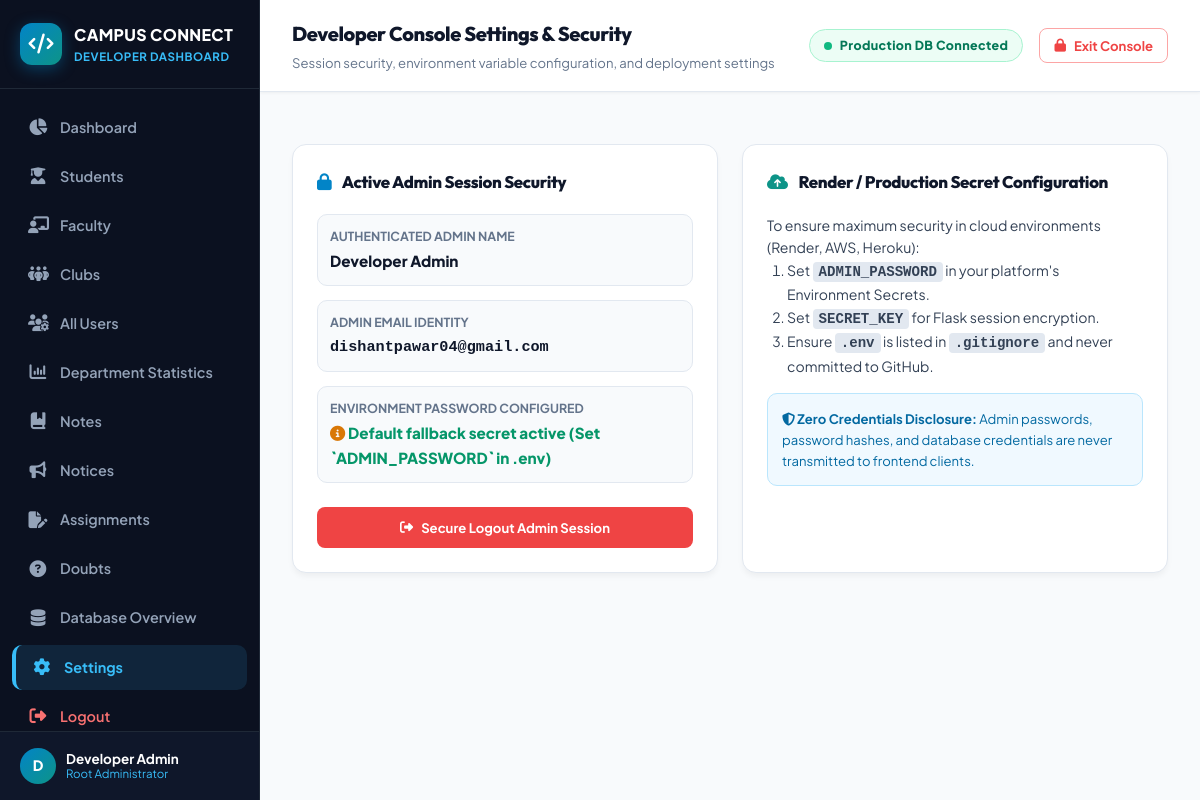
The app's page /admin/settings (signed in) with its own data.
### models.py (models this page shows, shortened)
class User(db.Model):
    __tablename__ = 'users'
    id = db.Column(db.Integer, primary_key=True)
    email = db.Column(db.String(120), nullable=False, unique=True)
    password_hash = db.Column(db.String(255), nullable=False)
    full_name = db.Column(db.String(100), nullable=False)
    role = db.Column(db.String(20), nullable=False) # 'student', 'faculty', 'club'
    is_active = db.Column(db.Boolean, default=True, nullable=False)
    created_at = db.Column(db.DateTime, default=datetime.utcnow)
    updated_at = db.Column(db.DateTime, default=datetime.utcnow, onupdate=datetime.utcnow)
    student_profile = db.relationship('Student', backref='user', uselist=False, cascade="all, delete-orphan")
    faculty_profile = db.relationship('Faculty', backref='user', uselist=False, cascade="all, delete-orphan")
    club_profile = db.relationship('Club', backref='user', uselist=False, cascade="all, delete-orphan")
    notes_uploaded = db.relationship('Note', backref='uploader', lazy=True)

### routes/admin.py (the view)
@admin_bp.route('/settings')
@admin_required
def settings():
    session_info = {
        'admin_logged_in': session.get('admin_logged_in'),
        'admin_email': session.get('admin_email', 'admin@rcpit.ac.in'),
        'user_name': session.get('user_name', 'Developer Admin'),
        'role': session.get('role', 'admin'),
        'has_env_password': 'ADMIN_PASSWORD' in os.environ,
        'session_permanent': True
    }
    return render_template('admin/settings.html', session_info=session_info)

### routes/admin.py (called while the page is built)
def admin_required(f):
    @wraps(f)
    def decorated_function(*args, **kwargs):
        if not session.get('admin_logged_in') or session.get('role') != 'admin':
            flash('Admin access required. Please authenticate as Developer Admin.', 'danger')
            return redirect(url_for('admin.login'))
        user_id = session.get('user_id')
        if user_id:
            user = db.session.get(User, user_id)
            if user and user.role != 'admin':
                session.clear()
                flash('Unauthorized access: Developer Admin privileges required.', 'danger')
                return redirect(url_for('admin.login'))
        return f(*args, **kwargs)
    return decorated_function

### routes/auth.py (called while the page is built)
@auth_bp.before_app_request
def load_logged_in_user():
    user_id = session.get('user_id')
    if user_id is None:
        g.user = None
    else:
        g.user = db.session.get(User, user_id)

### templates/admin/settings.html (shortened to what this page needs)
{% extends "admin/base.html" %}
{% block page_heading %}Developer Console Settings & Security{% endblock %}
{% block page_subheading %}Session security, environment variable configuration, and deployment settings{% endblock %}
{% block content %}
<div style="display: grid; grid-template-columns: 1fr 1fr; gap: 24px;">
    <div class="admin-card">
        <h3 style="font-size: 1.05rem; font-weight: 800; color: #0f172a; margin: 0 0 18px 0;">
            <i class="fa-solid fa-lock" style="color: #0284c7; margin-right: 8px;"></i> Active Admin Session Security
        </h3>
        <div style="display: flex; flex-direction: column; gap: 14px;">
            <div style="padding: 12px; background: #f8fafc; border: 1px solid #e2e8f0; border-radius: 10px;">
                <div style="font-size: 0.78rem; font-weight: 700; color: #64748b; text-transform: uppercase;">Authenticated Admin Name</div>
                <div style="font-size: 0.95rem; font-weight: 800; color: #0f172a; margin-top: 2px;">{{ session_info.user_name }}</div>
            </div>
            <div style="padding: 12px; background: #f8fafc; border: 1px solid #e2e8f0; border-radius: 10px;">
                <div style="font-size: 0.78rem; font-weight: 700; color: #64748b; text-transform: uppercase;">Admin Email Identity</div>
                <div style="font-size: 0.95rem; font-weight: 800; color: #0f172a; margin-top: 2px; font-family: monospace;">{{ session_info.admin_email }}</div>
            </div>
            <div style="padding: 12px; background: #f8fafc; border: 1px solid #e2e8f0; border-radius: 10px;">
                <div style="font-size: 0.78rem; font-weight: 700; color: #64748b; text-transform: uppercase;">Environment Password Configured</div>
                <div style="font-size: 0.95rem; font-weight: 800; color: #059669; margin-top: 2px;">
                    {% if session_info.has_env_password %}
                        <i class="fa-solid fa-check-circle"></i> `ADMIN_PASSWORD` defined in Environment
                    {% else %}
                        <i class="fa-solid fa-info-circle" style="color: #d97706;"></i> Default fallback secret active (Set `ADMIN_PASSWORD` in .env)
                    {% endif %}
                </div>
            </div>
            <div style="margin-top: 10px;">
                <a href="{{ url_for('admin.logout') }}" class="btn btn-sm" style="background: #ef4444; color: white; border: none; font-weight: 700; width: 100%; text-align: center; padding: 10px;">
                    <i class="fa-solid fa-right-from-bracket"></i> Secure Logout Admin Session
                </a>
            </div>
        </div>
    </div>
    <div class="admin-card">
        <h3 style="font-size: 1.05rem; font-weight: 800; color: #0f172a; margin: 0 0 18px 0;">
            <i class="fa-solid fa-cloud-arrow-up" style="color: #0d9488; margin-right: 8px;"></i> Render / Production Secret Configuration
        </h3>
        <div style="font-size: 0.88rem; color: #334155; line-height: 1.6;">
            <p style="margin-top: 0;">To ensure maximum security in cloud environments (Render, AWS, Heroku):</p>
            <ol style="padding-left: 20px; margin-bottom: 16px;">
                <li>Set <code style="background: #e2e8f0; padding: 2px 6px; border-radius: 4px; font-weight: 700;">ADMIN_PASSWORD</code> in your platform's Environment Secrets.</li>
                <li>Set <code style="background: #e2e8f0; padding: 2px 6px; border-radius: 4px; font-weight: 700;">SECRET_KEY</code> for Flask session encryption.</li>
                <li>Ensure <code style="background: #e2e8f0; padding: 2px 6px; border-radius: 4px; font-weight: 700;">.env</code> is listed in <code style="background: #e2e8f0; padding: 2px 6px; border-radius: 4px; font-weight: 700;">.gitignore</code> and never committed to GitHub.</li>
            </ol>
            <div style="background: #f0f9ff; border: 1px solid #bae6fd; padding: 14px; border-radius: 10px; font-size: 0.82rem; color: #0369a1;">
                <i class="fa-solid fa-shield-halved"></i> <strong>Zero Credentials Disclosure:</strong> Admin passwords, password hashes, and database credentials are never transmitted to frontend clients.
            </div>
        </div>
    </div>
</div>
{% endblock %}

### templates/admin/base.html (shortened to what this page needs)
<!DOCTYPE html>
<html lang="en">
<head>
    <link rel="stylesheet" href="https://cdnjs.cloudflare.com/ajax/libs/font-awesome/6.4.0/css/all.min.css">
    <link rel="stylesheet" href="{{ url_for('static', filename='css/style.css') }}">
</head>
<body>
    {% if session.get('admin_logged_in') %}
    <div class="admin-layout">
        <aside class="admin-sidebar">
            <div class="admin-sidebar-header">
                <div class="admin-brand-icon">
                    <i class="fa-solid fa-code"></i>
                </div>
                <div>
                    <div style="font-size: 1rem; font-weight: 800; color: white; letter-spacing: 0.02em;">CAMPUS CONNECT</div>
                    <div style="font-size: 0.72rem; color: #38bdf8; font-weight: 700; text-transform: uppercase; letter-spacing: 0.05em;">Developer Dashboard</div>
                </div>
            </div>
            <nav class="admin-sidebar-nav">
                <a href="{{ url_for('admin.dashboard') }}" class="admin-nav-item {% if request.endpoint == 'admin.dashboard' %}active{% endif %}">
                    <i class="fa-solid fa-chart-pie"></i>
                    <span>Dashboard</span>
                </a>
                <a href="{{ url_for('admin.students') }}" class="admin-nav-item {% if request.endpoint == 'admin.students' %}active{% endif %}">
                    <i class="fa-solid fa-user-graduate"></i>
                    <span>Students</span>
                </a>
                <a href="{{ url_for('admin.faculty') }}" class="admin-nav-item {% if request.endpoint == 'admin.faculty' %}active{% endif %}">
                    <i class="fa-solid fa-chalkboard-user"></i>
                    <span>Faculty</span>
                </a>
                <a href="{{ url_for('admin.clubs') }}" class="admin-nav-item {% if request.endpoint == 'admin.clubs' %}active{% endif %}">
                    <i class="fa-solid fa-people-group"></i>
                    <span>Clubs</span>
                </a>
                <a href="{{ url_for('admin.users') }}" class="admin-nav-item {% if request.endpoint == 'admin.users' %}active{% endif %}">
                    <i class="fa-solid fa-users-gear"></i>
                    <span>All Users</span>
                </a>
                <a href="{{ url_for('admin.departments') }}" class="admin-nav-item {% if request.endpoint in ['admin.departments', 'admin.department_statistics'] %}active{% endif %}">
                    <i class="fa-solid fa-chart-column"></i>
                    <span>Department Statistics</span>
                </a>
                <a href="{{ url_for('admin.notes') }}" class="admin-nav-item {% if request.endpoint == 'admin.notes' %}active{% endif %}">
                    <i class="fa-solid fa-book-bookmark"></i>
                    <span>Notes</span>
                </a>
                <a href="{{ url_for('admin.notices') }}" class="admin-nav-item {% if request.endpoint == 'admin.notices' %}active{% endif %}">
                    <i class="fa-solid fa-bullhorn"></i>
                    <span>Notices</span>
                </a>
                <a href="{{ url_for('admin.assignments') }}" class="admin-nav-item {% if request.endpoint == 'admin.assignments' %}active{% endif %}">
                    <i class="fa-solid fa-file-pen"></i>
                    <span>Assignments</span>
                </a>
                <a href="{{ url_for('admin.doubts') }}" class="admin-nav-item {% if request.endpoint == 'admin.doubts' %}active{% endif %}">
                    <i class="fa-solid fa-circle-question"></i>
                    <span>Doubts</span>
                </a>
                <a href="{{ url_for('admin.database_overview') }}" class="admin-nav-item {% if request.endpoint in ['admin.database_overview', 'admin.system'] %}active{% endif %}">
                    <i class="fa-solid fa-database"></i>
                    <span>Database Overview</span>
                </a>
                <a href="{{ url_for('admin.settings') }}" class="admin-nav-item {% if request.endpoint == 'admin.settings' %}active{% endif %}">
                    <i class="fa-solid fa-gear"></i>
                    <span>Settings</span>
                </a>
                <a href="{{ url_for('admin.logout') }}" class="admin-nav-item" style="color: #f87171; margin-top: auto;">
                    <i class="fa-solid fa-right-from-bracket"></i>
                    <span>Logout</span>
                </a>
            </nav>
            <div class="admin-user-card">
                <div style="display: flex; align-items: center; gap: 10px;">
                    <div style="width: 36px; height: 36px; background: linear-gradient(135deg, #0284c7, #0d9488); color: white; border-radius: 50%; display: flex; align-items: center; justify-content: center; font-weight: 800; font-size: 0.9rem;">
                        {{ session.get('user_name', 'A')[0] | upper }}
                    </div>
                    <div style="line-height: 1.2;">
                        <div style="font-size: 0.84rem; font-weight: 700; color: white;">{{ session.get('user_name', 'Developer Admin') }}</div>
                        <div style="font-size: 0.72rem; color: #38bdf8;">Root Administrator</div>
                    </div>
                </div>
            </div>
        </aside>
        <div style="display: flex; flex-direction: column; width: 100%; min-width: 0;">
            <header class="admin-top-header">
                <div>
                    <h2 style="font-size: 1.25rem; font-weight: 800; color: #0f172a; margin: 0;">{% block page_heading %}Developer Admin Dashboard{% endblock %}</h2>
                    <p style="font-size: 0.82rem; color: #64748b; margin-top: 2px;">{% block page_subheading %}Real Production Database Management & Telemetry{% endblock %}</p>
                </div>
                <div style="display: flex; align-items: center; gap: 16px;">
                    <span class="admin-badge-live">
                        <span class="pulse-dot"></span> Production DB Connected
                    </span>
                    <a href="{{ url_for('admin.logout') }}" class="btn btn-outline btn-sm" style="color: #ef4444; border-color: #fca5a5;">
                        <i class="fa-solid fa-lock"></i> Exit Console
                    </a>
                </div>
            </header>
            <main style="padding: 28px 32px; flex: 1;">
                {% block content %}{% endblock %}
            </main>
        </div>
    </div>
    {% endif %}
</body>
</html>

### static/css/style.css (style rules this page uses)
:root { --font-primary: 'Plus Jakarta Sans', system-ui, -apple-system, sans-serif; --font-heading: 'Outfit', sans-serif; --bg-main: #f8fafc; --bg-card: #ffffff; --bg-sidebar: #0f172a; --bg-header: rgba(255, 255, 255, 0.92); --text-primary: #0f172a; --text-secondary: #475569; --text-muted: #94a3b8; --text-light: #f8fafc; --accent-teal: #0d9488; --accent-teal-hover: #0f766e; --accent-teal-light: #ccfbf1; --accent-blue: #2563eb; --accent-blue-light: #dbeafe; --accent-purple: #7c3aed; --accent-purple-light: #f3e8ff; --accent-amber: #d97706; --accent-amber-light: #fef3c7; --accent-rose: #e11d48; --accent-rose-light: #ffe4e6; --border-color: #e2e8f0; --border-focus: #0d9488; --shadow-sm: 0 1px 2px 0 rgba(0, 0, 0, 0.05); --shadow-md: 0 4px 6px -1px rgba(0, 0, 0, 0.08), 0 2px 4px -1px rgba(0, 0, 0, 0.04); --shadow-lg: 0 10px 25px -5px rgba(0, 0, 0, 0.08), 0 8px 10px -6px rgba(0, 0, 0, 0.04); --shadow-glow: 0 0 20px rgba(13, 148, 136, 0.25); --radius-sm: 8px; --radius-md: 12px; --radius-lg: 18px; --radius-xl: 24px; --transition: all 0.25s cubic-bezier(0.4, 0, 0.2, 1); }
*, *::before, *::after { box-sizing: border-box; margin: 0; padding: 0; }
body { font-family: var(--font-primary); background-color: var(--bg-main); color: var(--text-primary); line-height: 1.6; -webkit-font-smoothing: antialiased; min-height: 100vh; display: flex; flex-direction: column; }
h1, h2, h3, h4, h5, h6 { font-family: var(--font-heading); font-weight: 700; letter-spacing: -0.02em; color: var(--text-primary); }
a { color: var(--accent-teal); text-decoration: none; transition: var(--transition); }
.btn { display: inline-flex; align-items: center; justify-content: center; gap: 8px; padding: 10px 20px; font-family: var(--font-primary); font-size: 0.9rem; font-weight: 700; border-radius: var(--radius-md); border: 1px solid transparent; cursor: pointer; transition: var(--transition); text-decoration: none; white-space: nowrap; }
.btn-sm { padding: 6px 14px; font-size: 0.82rem; border-radius: var(--radius-sm); }
.btn-outline { background: transparent; border: 1.5px solid var(--accent-teal); color: var(--accent-teal); }

### records on screen
User: get "Developer Admin", user_name "Developer Admin", admin_email "dishantpawar04@gmail.com"

### other values on screen
{{ session.get('user_name', 'A')[0] | upper }} "D"
